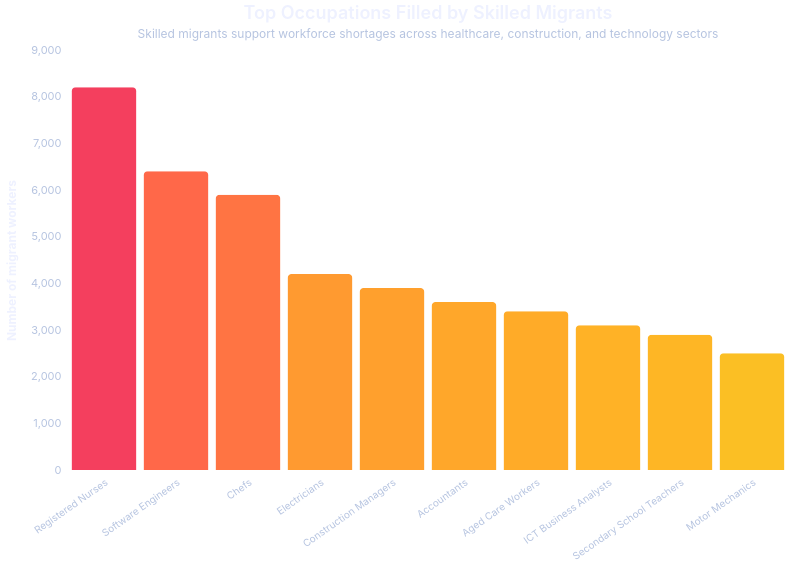

This figure's Vega-Lite source:
### Vega-Lite specification from a JSON file in a GitHub repository (floating-point values rounded to 4 significant figures)
{"$schema": "https://vega.github.io/schema/vega-lite/v5.json", "description": "Vertical bar chart of jobs held by migrant workers", "width": 720, "height": 420, "data": {"values": [{"Occupation": "Registered Nurses", "Jobs": 8200}, {"Occupation": "Software Engineers", "Jobs": 6400}, {"Occupation": "Chefs", "Jobs": 5900}, {"Occupation": "Electricians", "Jobs": 4200}, {"Occupation": "Construction Managers", "Jobs": 3900}, {"Occupation": "Accountants", "Jobs": 3600}, {"Occupation": "Aged Care Workers", "Jobs": 3400}, {"Occupation": "ICT Business Analysts", "Jobs": 3100}, {"Occupation": "Secondary School Teachers", "Jobs": 2900}, {"Occupation": "Motor Mechanics", "Jobs": 2500}]}, "layer": [{"mark": {"type": "bar", "cornerRadiusTopLeft": 4, "cornerRadiusTopRight": 4}, "encoding": {"x": {"field": "Occupation", "type": "ordinal", "sort": "-y", "title": null, "axis": {"labelAngle": -35, "labelFontSize": 10, "labelLimit": 150}}, "y": {"field": "Jobs", "type": "quantitative", "title": "Number of migrant workers", "axis": {"format": ",.0f"}}, "color": {"field": "Jobs", "type": "quantitative", "scale": {"range": ["#fbbf24", "#f43f5e"]}, "legend": null}, "tooltip": [{"field": "Occupation", "type": "nominal"}, {"field": "Jobs", "type": "quantitative", "title": "Migrant workers", "format": ",.0f"}]}}, {"mark": {"type": "text", "dy": -8, "fontSize": 10, "fontWeight": "bold", "color": "#ffffff"}, "encoding": {"x": {"field": "Occupation", "type": "ordinal", "sort": "-y"}, "y": {"field": "Jobs", "type": "quantitative"}, "text": {"field": "Jobs", "type": "quantitative", "format": ",.0f"}}}], "title": {"text": "Top Occupations Filled by Skilled Migrants", "subtitle": "Skilled migrants support workforce shortages across healthcare, construction, and technology sectors", "fontSize": 18, "subtitleFontSize": 12}, "config": {"font": "Inter, sans-serif", "background": "transparent", "view": {"stroke": null}, "axis": {"labelFont": "Inter, sans-serif", "titleFont": "Inter, sans-serif", "labelColor": "#b6c4e0", "titleColor": "#eef1ff", "tickColor": "rgba(255,255,255,0.15)", "domainColor": "rgba(255,255,255,0.15)", "gridColor": "rgba(255,255,255,0.08)", "grid": true, "labelFontSize": 11, "titleFontSize": 12, "titlePadding": 12}, "title": {"font": "Inter, sans-serif", "fontSize": 16, "fontWeight": 600, "color": "#eef1ff", "subtitleFont": "Inter, sans-serif", "subtitleFontSize": 12, "subtitleColor": "#b6c4e0", "subtitlePadding": 6}, "legend": {"labelFont": "Inter, sans-serif", "titleFont": "Inter, sans-serif", "labelColor": "#b6c4e0", "titleColor": "#eef1ff", "labelFontSize": 11, "titleFontSize": 12, "symbolSize": 100}, "text": {"font": "Inter, sans-serif", "color": "#eef1ff"}}}
